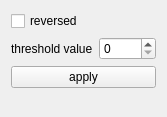
<?xml version="1.0" encoding="UTF-8"?>
<ui version="4.0">
 <class>Form</class>
 <widget class="QWidget" name="Form">
  <property name="geometry">
   <rect>
    <x>0</x>
    <y>0</y>
    <width>167</width>
    <height>117</height>
   </rect>
  </property>
  <property name="windowTitle">
   <string>Form</string>
  </property>
  <layout class="QVBoxLayout" name="verticalLayout">
   <item>
    <layout class="QVBoxLayout" name="verticalLayout_2">
     <item>
      <widget class="QCheckBox" name="reversed">
       <property name="text">
        <string>reversed</string>
       </property>
      </widget>
     </item>
     <item>
      <layout class="QHBoxLayout" name="horizontalLayout">
       <item>
        <widget class="QLabel" name="label">
         <property name="text">
          <string>threshold value</string>
         </property>
        </widget>
       </item>
       <item>
        <widget class="QSpinBox" name="spin">
         <property name="keyboardTracking">
          <bool>false</bool>
         </property>
         <property name="minimum">
          <number>0</number>
         </property>
         <property name="maximum">
          <number>256</number>
         </property>
        </widget>
       </item>
      </layout>
     </item>
     <item>
      <widget class="QPushButton" name="apply">
       <property name="text">
        <string>apply</string>
       </property>
      </widget>
     </item>
     <item>
      <spacer name="verticalSpacer">
       <property name="orientation">
        <enum>Qt::Vertical</enum>
       </property>
       <property name="sizeHint" stdset="0">
        <size>
         <width>20</width>
         <height>40</height>
        </size>
       </property>
      </spacer>
     </item>
    </layout>
   </item>
  </layout>
 </widget>
 <resources/>
 <connections/>
</ui>
